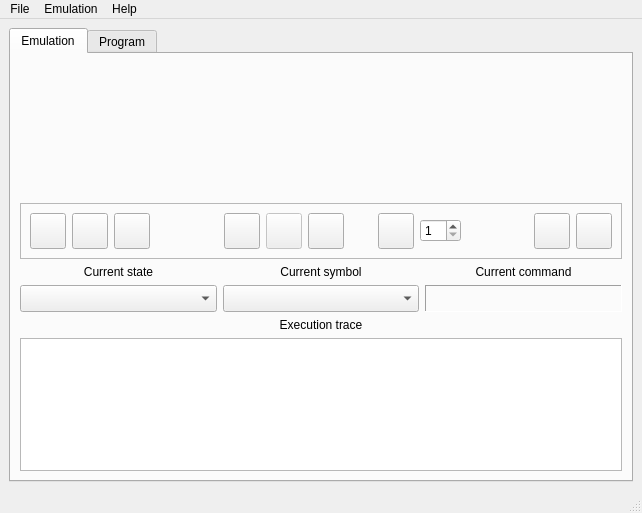
<?xml version="1.0" encoding="UTF-8"?>
<ui version="4.0">
 <class>CentralWindow</class>
 <widget class="QMainWindow" name="CentralWindow">
  <property name="geometry">
   <rect>
    <x>0</x>
    <y>0</y>
    <width>642</width>
    <height>513</height>
   </rect>
  </property>
  <property name="sizePolicy">
   <sizepolicy hsizetype="Preferred" vsizetype="Preferred">
    <horstretch>0</horstretch>
    <verstretch>0</verstretch>
   </sizepolicy>
  </property>
  <property name="windowTitle">
   <string>TuME</string>
  </property>
  <widget class="QWidget" name="centralwidget">
   <layout class="QVBoxLayout" name="verticalLayout">
    <item>
     <widget class="QTabWidget" name="_uiSections">
      <property name="currentIndex">
       <number>0</number>
      </property>
      <widget class="QWidget" name="_uiSctEmulation">
       <attribute name="title">
        <string>Emulation</string>
       </attribute>
       <layout class="QVBoxLayout" name="verticalLayout_8">
        <property name="sizeConstraint">
         <enum>QLayout::SetDefaultConstraint</enum>
        </property>
        <item>
         <widget class="TapeView" name="_uiTape" native="true">
          <property name="sizePolicy">
           <sizepolicy hsizetype="MinimumExpanding" vsizetype="MinimumExpanding">
            <horstretch>0</horstretch>
            <verstretch>1</verstretch>
           </sizepolicy>
          </property>
         </widget>
        </item>
        <item>
         <widget class="QFrame" name="frame">
          <property name="sizePolicy">
           <sizepolicy hsizetype="Preferred" vsizetype="Preferred">
            <horstretch>0</horstretch>
            <verstretch>0</verstretch>
           </sizepolicy>
          </property>
          <property name="frameShape">
           <enum>QFrame::StyledPanel</enum>
          </property>
          <property name="frameShadow">
           <enum>QFrame::Raised</enum>
          </property>
          <layout class="QHBoxLayout" name="horizontalLayout_6">
           <item>
            <widget class="QPushButton" name="_uiNavBeg">
             <property name="minimumSize">
              <size>
               <width>36</width>
               <height>36</height>
              </size>
             </property>
             <property name="maximumSize">
              <size>
               <width>36</width>
               <height>36</height>
              </size>
             </property>
             <property name="toolTip">
              <string>Navigate to left tape border</string>
             </property>
             <property name="text">
              <string/>
             </property>
             <property name="icon">
              <iconset resource="resources/rsrc.qrc">
               <normaloff>:/button/navbegin</normaloff>:/button/navbegin</iconset>
             </property>
             <property name="iconSize">
              <size>
               <width>16</width>
               <height>16</height>
              </size>
             </property>
            </widget>
           </item>
           <item>
            <widget class="QPushButton" name="_uiNavBack">
             <property name="minimumSize">
              <size>
               <width>36</width>
               <height>36</height>
              </size>
             </property>
             <property name="maximumSize">
              <size>
               <width>36</width>
               <height>36</height>
              </size>
             </property>
             <property name="toolTip">
              <string>Navigate tape left</string>
             </property>
             <property name="text">
              <string/>
             </property>
             <property name="icon">
              <iconset resource="resources/rsrc.qrc">
               <normaloff>:/button/navleft</normaloff>:/button/navleft</iconset>
             </property>
             <property name="iconSize">
              <size>
               <width>16</width>
               <height>16</height>
              </size>
             </property>
             <property name="flat">
              <bool>false</bool>
             </property>
            </widget>
           </item>
           <item>
            <widget class="QPushButton" name="_uiRewind">
             <property name="sizePolicy">
              <sizepolicy hsizetype="Minimum" vsizetype="Fixed">
               <horstretch>0</horstretch>
               <verstretch>0</verstretch>
              </sizepolicy>
             </property>
             <property name="minimumSize">
              <size>
               <width>0</width>
               <height>0</height>
              </size>
             </property>
             <property name="maximumSize">
              <size>
               <width>36</width>
               <height>36</height>
              </size>
             </property>
             <property name="toolTip">
              <string>Go to cursor</string>
             </property>
             <property name="text">
              <string/>
             </property>
             <property name="icon">
              <iconset resource="resources/rsrc.qrc">
               <normaloff>:/button/gotocur</normaloff>:/button/gotocur</iconset>
             </property>
            </widget>
           </item>
           <item>
            <spacer name="horizontalSpacer_4">
             <property name="orientation">
              <enum>Qt::Horizontal</enum>
             </property>
             <property name="sizeType">
              <enum>QSizePolicy::MinimumExpanding</enum>
             </property>
             <property name="sizeHint" stdset="0">
              <size>
               <width>40</width>
               <height>20</height>
              </size>
             </property>
            </spacer>
           </item>
           <item>
            <widget class="QPushButton" name="_uiStop">
             <property name="minimumSize">
              <size>
               <width>36</width>
               <height>36</height>
              </size>
             </property>
             <property name="maximumSize">
              <size>
               <width>36</width>
               <height>36</height>
              </size>
             </property>
             <property name="toolTip">
              <string>Stop / reset</string>
             </property>
             <property name="text">
              <string/>
             </property>
             <property name="icon">
              <iconset resource="resources/rsrc.qrc">
               <normaloff>:/button/stop</normaloff>:/button/stop</iconset>
             </property>
             <property name="iconSize">
              <size>
               <width>16</width>
               <height>16</height>
              </size>
             </property>
            </widget>
           </item>
           <item>
            <widget class="QPushButton" name="_uiPause">
             <property name="enabled">
              <bool>false</bool>
             </property>
             <property name="minimumSize">
              <size>
               <width>36</width>
               <height>36</height>
              </size>
             </property>
             <property name="maximumSize">
              <size>
               <width>36</width>
               <height>36</height>
              </size>
             </property>
             <property name="toolTip">
              <string>Pause</string>
             </property>
             <property name="text">
              <string/>
             </property>
             <property name="icon">
              <iconset resource="resources/rsrc.qrc">
               <normaloff>:/button/pause</normaloff>:/button/pause</iconset>
             </property>
             <property name="iconSize">
              <size>
               <width>16</width>
               <height>16</height>
              </size>
             </property>
            </widget>
           </item>
           <item>
            <widget class="QPushButton" name="_uiRun">
             <property name="sizePolicy">
              <sizepolicy hsizetype="Minimum" vsizetype="Fixed">
               <horstretch>0</horstretch>
               <verstretch>0</verstretch>
              </sizepolicy>
             </property>
             <property name="minimumSize">
              <size>
               <width>36</width>
               <height>36</height>
              </size>
             </property>
             <property name="maximumSize">
              <size>
               <width>36</width>
               <height>36</height>
              </size>
             </property>
             <property name="toolTip">
              <string>Run</string>
             </property>
             <property name="text">
              <string/>
             </property>
             <property name="icon">
              <iconset resource="resources/rsrc.qrc">
               <normaloff>:/button/play</normaloff>:/button/play</iconset>
             </property>
             <property name="iconSize">
              <size>
               <width>16</width>
               <height>16</height>
              </size>
             </property>
            </widget>
           </item>
           <item>
            <spacer name="horizontalSpacer_6">
             <property name="orientation">
              <enum>Qt::Horizontal</enum>
             </property>
             <property name="sizeType">
              <enum>QSizePolicy::Fixed</enum>
             </property>
             <property name="sizeHint" stdset="0">
              <size>
               <width>28</width>
               <height>20</height>
              </size>
             </property>
            </spacer>
           </item>
           <item>
            <widget class="QPushButton" name="_uiStepFwd">
             <property name="minimumSize">
              <size>
               <width>36</width>
               <height>36</height>
              </size>
             </property>
             <property name="maximumSize">
              <size>
               <width>36</width>
               <height>36</height>
              </size>
             </property>
             <property name="toolTip">
              <string>Step forward</string>
             </property>
             <property name="text">
              <string/>
             </property>
             <property name="icon">
              <iconset resource="resources/rsrc.qrc">
               <normaloff>:/button/step</normaloff>:/button/step</iconset>
             </property>
             <property name="iconSize">
              <size>
               <width>16</width>
               <height>16</height>
              </size>
             </property>
            </widget>
           </item>
           <item>
            <widget class="QSpinBox" name="_uiStepCount">
             <property name="toolTip">
              <string>Stride size for step</string>
             </property>
             <property name="suffix">
              <string/>
             </property>
             <property name="minimum">
              <number>1</number>
             </property>
             <property name="maximum">
              <number>10</number>
             </property>
            </widget>
           </item>
           <item>
            <spacer name="horizontalSpacer_5">
             <property name="orientation">
              <enum>Qt::Horizontal</enum>
             </property>
             <property name="sizeType">
              <enum>QSizePolicy::MinimumExpanding</enum>
             </property>
             <property name="sizeHint" stdset="0">
              <size>
               <width>40</width>
               <height>20</height>
              </size>
             </property>
            </spacer>
           </item>
           <item>
            <widget class="QPushButton" name="_uiNavFwd">
             <property name="minimumSize">
              <size>
               <width>36</width>
               <height>36</height>
              </size>
             </property>
             <property name="maximumSize">
              <size>
               <width>36</width>
               <height>36</height>
              </size>
             </property>
             <property name="toolTip">
              <string>Navigate tape right</string>
             </property>
             <property name="text">
              <string/>
             </property>
             <property name="icon">
              <iconset resource="resources/rsrc.qrc">
               <normaloff>:/button/navright</normaloff>:/button/navright</iconset>
             </property>
             <property name="iconSize">
              <size>
               <width>16</width>
               <height>16</height>
              </size>
             </property>
            </widget>
           </item>
           <item>
            <widget class="QPushButton" name="_uiNavEnd">
             <property name="minimumSize">
              <size>
               <width>36</width>
               <height>36</height>
              </size>
             </property>
             <property name="maximumSize">
              <size>
               <width>36</width>
               <height>36</height>
              </size>
             </property>
             <property name="toolTip">
              <string>Navigate to right tape border</string>
             </property>
             <property name="text">
              <string/>
             </property>
             <property name="icon">
              <iconset resource="resources/rsrc.qrc">
               <normaloff>:/button/navend</normaloff>:/button/navend</iconset>
             </property>
             <property name="iconSize">
              <size>
               <width>16</width>
               <height>16</height>
              </size>
             </property>
            </widget>
           </item>
          </layout>
         </widget>
        </item>
        <item>
         <layout class="QHBoxLayout" name="horizontalLayout_7">
          <property name="sizeConstraint">
           <enum>QLayout::SetDefaultConstraint</enum>
          </property>
          <item>
           <layout class="QVBoxLayout" name="verticalLayout_5">
            <property name="sizeConstraint">
             <enum>QLayout::SetDefaultConstraint</enum>
            </property>
            <item>
             <widget class="QLabel" name="label_3">
              <property name="sizePolicy">
               <sizepolicy hsizetype="Preferred" vsizetype="Preferred">
                <horstretch>0</horstretch>
                <verstretch>0</verstretch>
               </sizepolicy>
              </property>
              <property name="frameShape">
               <enum>QFrame::NoFrame</enum>
              </property>
              <property name="text">
               <string>Current state</string>
              </property>
              <property name="alignment">
               <set>Qt::AlignCenter</set>
              </property>
              <property name="buddy">
               <cstring>_uiCurState</cstring>
              </property>
             </widget>
            </item>
            <item>
             <widget class="QComboBox" name="_uiCurState">
              <property name="sizePolicy">
               <sizepolicy hsizetype="MinimumExpanding" vsizetype="Preferred">
                <horstretch>0</horstretch>
                <verstretch>0</verstretch>
               </sizepolicy>
              </property>
              <property name="minimumSize">
               <size>
                <width>0</width>
                <height>27</height>
               </size>
              </property>
             </widget>
            </item>
           </layout>
          </item>
          <item>
           <layout class="QVBoxLayout" name="verticalLayout_6">
            <item>
             <widget class="QLabel" name="label_5">
              <property name="sizePolicy">
               <sizepolicy hsizetype="Preferred" vsizetype="Preferred">
                <horstretch>0</horstretch>
                <verstretch>0</verstretch>
               </sizepolicy>
              </property>
              <property name="text">
               <string>Current symbol</string>
              </property>
              <property name="alignment">
               <set>Qt::AlignCenter</set>
              </property>
              <property name="buddy">
               <cstring>_uiCurSym</cstring>
              </property>
             </widget>
            </item>
            <item>
             <widget class="QComboBox" name="_uiCurSym">
              <property name="sizePolicy">
               <sizepolicy hsizetype="MinimumExpanding" vsizetype="Preferred">
                <horstretch>0</horstretch>
                <verstretch>0</verstretch>
               </sizepolicy>
              </property>
              <property name="minimumSize">
               <size>
                <width>0</width>
                <height>27</height>
               </size>
              </property>
             </widget>
            </item>
           </layout>
          </item>
          <item>
           <layout class="QVBoxLayout" name="verticalLayout_7">
            <item>
             <widget class="QLabel" name="label_7">
              <property name="sizePolicy">
               <sizepolicy hsizetype="Preferred" vsizetype="Preferred">
                <horstretch>0</horstretch>
                <verstretch>0</verstretch>
               </sizepolicy>
              </property>
              <property name="text">
               <string>Current command</string>
              </property>
              <property name="alignment">
               <set>Qt::AlignCenter</set>
              </property>
             </widget>
            </item>
            <item>
             <widget class="QLabel" name="_uiCurCmd">
              <property name="sizePolicy">
               <sizepolicy hsizetype="MinimumExpanding" vsizetype="Preferred">
                <horstretch>0</horstretch>
                <verstretch>0</verstretch>
               </sizepolicy>
              </property>
              <property name="minimumSize">
               <size>
                <width>0</width>
                <height>27</height>
               </size>
              </property>
              <property name="frameShape">
               <enum>QFrame::Panel</enum>
              </property>
              <property name="frameShadow">
               <enum>QFrame::Sunken</enum>
              </property>
              <property name="text">
               <string/>
              </property>
              <property name="alignment">
               <set>Qt::AlignCenter</set>
              </property>
             </widget>
            </item>
           </layout>
          </item>
         </layout>
        </item>
        <item>
         <widget class="QLabel" name="_uiTraceLabel">
          <property name="minimumSize">
           <size>
            <width>0</width>
            <height>0</height>
           </size>
          </property>
          <property name="frameShape">
           <enum>QFrame::NoFrame</enum>
          </property>
          <property name="frameShadow">
           <enum>QFrame::Plain</enum>
          </property>
          <property name="text">
           <string>Execution trace</string>
          </property>
          <property name="alignment">
           <set>Qt::AlignCenter</set>
          </property>
          <property name="margin">
           <number>3</number>
          </property>
          <property name="buddy">
           <cstring>_uiTrace</cstring>
          </property>
         </widget>
        </item>
        <item>
         <widget class="QTableView" name="_uiTrace">
          <property name="sizePolicy">
           <sizepolicy hsizetype="Expanding" vsizetype="Expanding">
            <horstretch>0</horstretch>
            <verstretch>1</verstretch>
           </sizepolicy>
          </property>
          <property name="alternatingRowColors">
           <bool>true</bool>
          </property>
          <property name="showGrid">
           <bool>true</bool>
          </property>
          <attribute name="horizontalHeaderStretchLastSection">
           <bool>true</bool>
          </attribute>
          <attribute name="verticalHeaderVisible">
           <bool>false</bool>
          </attribute>
         </widget>
        </item>
        <item>
         <spacer name="verticalSpacer_2">
          <property name="orientation">
           <enum>Qt::Vertical</enum>
          </property>
          <property name="sizeHint" stdset="0">
           <size>
            <width>0</width>
            <height>0</height>
           </size>
          </property>
         </spacer>
        </item>
       </layout>
      </widget>
      <widget class="QWidget" name="_uiSctProgram">
       <attribute name="title">
        <string>Program</string>
       </attribute>
       <layout class="QHBoxLayout" name="horizontalLayout">
        <item>
         <widget class="QToolBox" name="_uiPrgSections">
          <property name="currentIndex">
           <number>0</number>
          </property>
          <widget class="QWidget" name="pgSets">
           <property name="geometry">
            <rect>
             <x>0</x>
             <y>0</y>
             <width>608</width>
             <height>323</height>
            </rect>
           </property>
           <attribute name="label">
            <string>Sets</string>
           </attribute>
           <layout class="QHBoxLayout" name="horizontalLayout_5">
            <item>
             <layout class="QVBoxLayout" name="verticalLayout_4">
              <item>
               <widget class="QLabel" name="label">
                <property name="text">
                 <string>States</string>
                </property>
                <property name="alignment">
                 <set>Qt::AlignCenter</set>
                </property>
               </widget>
              </item>
              <item>
               <widget class="QListView" name="_uiSetStates"/>
              </item>
              <item>
               <layout class="QHBoxLayout" name="horizontalLayout_3">
                <property name="sizeConstraint">
                 <enum>QLayout::SetDefaultConstraint</enum>
                </property>
                <item>
                 <widget class="QPushButton" name="_uiStateRem">
                  <property name="sizePolicy">
                   <sizepolicy hsizetype="Minimum" vsizetype="Fixed">
                    <horstretch>0</horstretch>
                    <verstretch>0</verstretch>
                   </sizepolicy>
                  </property>
                  <property name="maximumSize">
                   <size>
                    <width>900</width>
                    <height>900</height>
                   </size>
                  </property>
                  <property name="baseSize">
                   <size>
                    <width>0</width>
                    <height>0</height>
                   </size>
                  </property>
                  <property name="toolTip">
                   <string>Remove last state</string>
                  </property>
                  <property name="text">
                   <string/>
                  </property>
                  <property name="icon">
                   <iconset resource="resources/rsrc.qrc">
                    <normaloff>:/button/remove</normaloff>:/button/remove</iconset>
                  </property>
                 </widget>
                </item>
                <item>
                 <widget class="QLineEdit" name="_uiStateText"/>
                </item>
                <item>
                 <widget class="QPushButton" name="_uiStateSet">
                  <property name="toolTip">
                   <string>Rename selected state</string>
                  </property>
                  <property name="text">
                   <string/>
                  </property>
                  <property name="icon">
                   <iconset resource="resources/rsrc.qrc">
                    <normaloff>:/button/apply</normaloff>:/button/apply</iconset>
                  </property>
                 </widget>
                </item>
                <item>
                 <widget class="QPushButton" name="_uiStateAdd">
                  <property name="toolTip">
                   <string>Add new state</string>
                  </property>
                  <property name="text">
                   <string/>
                  </property>
                  <property name="icon">
                   <iconset resource="resources/rsrc.qrc">
                    <normaloff>:/button/add</normaloff>:/button/add</iconset>
                  </property>
                 </widget>
                </item>
               </layout>
              </item>
             </layout>
            </item>
            <item>
             <layout class="QVBoxLayout" name="verticalLayout_3">
              <item>
               <widget class="QLabel" name="label_2">
                <property name="text">
                 <string>External alphabet</string>
                </property>
                <property name="alignment">
                 <set>Qt::AlignCenter</set>
                </property>
               </widget>
              </item>
              <item>
               <widget class="QListView" name="_uiSetSymbols"/>
              </item>
              <item>
               <layout class="QHBoxLayout" name="horizontalLayout_4">
                <item>
                 <widget class="QPushButton" name="_uiAbcRem">
                  <property name="toolTip">
                   <string>Remove last symbol</string>
                  </property>
                  <property name="text">
                   <string/>
                  </property>
                  <property name="icon">
                   <iconset resource="resources/rsrc.qrc">
                    <normaloff>:/button/remove</normaloff>:/button/remove</iconset>
                  </property>
                 </widget>
                </item>
                <item>
                 <widget class="QLineEdit" name="_uiAbcText"/>
                </item>
                <item>
                 <widget class="QPushButton" name="_uiAbcSet">
                  <property name="toolTip">
                   <string>Rename selected symbol</string>
                  </property>
                  <property name="text">
                   <string/>
                  </property>
                  <property name="icon">
                   <iconset resource="resources/rsrc.qrc">
                    <normaloff>:/button/apply</normaloff>:/button/apply</iconset>
                  </property>
                 </widget>
                </item>
                <item>
                 <widget class="QPushButton" name="_uiAbcAdd">
                  <property name="toolTip">
                   <string>Add new symbol</string>
                  </property>
                  <property name="text">
                   <string/>
                  </property>
                  <property name="icon">
                   <iconset resource="resources/rsrc.qrc">
                    <normaloff>:/button/add</normaloff>:/button/add</iconset>
                  </property>
                 </widget>
                </item>
               </layout>
              </item>
             </layout>
            </item>
           </layout>
          </widget>
          <widget class="QWidget" name="pgCmds">
           <property name="geometry">
            <rect>
             <x>0</x>
             <y>0</y>
             <width>234</width>
             <height>106</height>
            </rect>
           </property>
           <attribute name="label">
            <string>Commands</string>
           </attribute>
           <layout class="QVBoxLayout" name="verticalLayout_2">
            <item>
             <widget class="QTableView" name="_uiProgram">
              <property name="selectionMode">
               <enum>QAbstractItemView::SingleSelection</enum>
              </property>
              <attribute name="horizontalHeaderCascadingSectionResizes">
               <bool>true</bool>
              </attribute>
              <attribute name="horizontalHeaderStretchLastSection">
               <bool>true</bool>
              </attribute>
              <attribute name="verticalHeaderVisible">
               <bool>false</bool>
              </attribute>
              <attribute name="verticalHeaderStretchLastSection">
               <bool>false</bool>
              </attribute>
             </widget>
            </item>
            <item>
             <layout class="QHBoxLayout" name="horizontalLayout_2">
              <item>
               <widget class="QPushButton" name="_uiCmdAdd">
                <property name="toolTip">
                 <string>Add production</string>
                </property>
                <property name="text">
                 <string/>
                </property>
                <property name="icon">
                 <iconset resource="resources/rsrc.qrc">
                  <normaloff>:/button/add</normaloff>:/button/add</iconset>
                </property>
               </widget>
              </item>
              <item>
               <widget class="QPushButton" name="_uiCmdRem">
                <property name="toolTip">
                 <string>Remove production</string>
                </property>
                <property name="text">
                 <string/>
                </property>
                <property name="icon">
                 <iconset resource="resources/rsrc.qrc">
                  <normaloff>:/button/remove</normaloff>:/button/remove</iconset>
                </property>
               </widget>
              </item>
              <item>
               <spacer name="horizontalSpacer">
                <property name="orientation">
                 <enum>Qt::Horizontal</enum>
                </property>
                <property name="sizeHint" stdset="0">
                 <size>
                  <width>40</width>
                  <height>20</height>
                 </size>
                </property>
               </spacer>
              </item>
              <item>
               <widget class="QPushButton" name="_uiCmdApply">
                <property name="toolTip">
                 <string>Apply changes</string>
                </property>
                <property name="text">
                 <string/>
                </property>
                <property name="icon">
                 <iconset resource="resources/rsrc.qrc">
                  <normaloff>:/button/apply</normaloff>:/button/apply</iconset>
                </property>
               </widget>
              </item>
              <item>
               <widget class="QPushButton" name="_uiCmdClear">
                <property name="toolTip">
                 <string>Revert changes</string>
                </property>
                <property name="text">
                 <string/>
                </property>
                <property name="icon">
                 <iconset resource="resources/rsrc.qrc">
                  <normaloff>:/button/clear</normaloff>:/button/clear</iconset>
                </property>
               </widget>
              </item>
             </layout>
            </item>
           </layout>
          </widget>
          <widget class="QWidget" name="pgTape">
           <property name="geometry">
            <rect>
             <x>0</x>
             <y>0</y>
             <width>510</width>
             <height>202</height>
            </rect>
           </property>
           <attribute name="label">
            <string>Tape</string>
           </attribute>
           <layout class="QHBoxLayout" name="horizontalLayout_10">
            <item>
             <widget class="QListView" name="_uiTapeList">
              <property name="sizePolicy">
               <sizepolicy hsizetype="MinimumExpanding" vsizetype="Minimum">
                <horstretch>1</horstretch>
                <verstretch>0</verstretch>
               </sizepolicy>
              </property>
              <property name="flow">
               <enum>QListView::TopToBottom</enum>
              </property>
              <property name="viewMode">
               <enum>QListView::ListMode</enum>
              </property>
             </widget>
            </item>
            <item>
             <layout class="QVBoxLayout" name="verticalLayout_9">
              <item>
               <layout class="QHBoxLayout" name="horizontalLayout_8">
                <item>
                 <widget class="QPushButton" name="_uiTSymRem">
                  <property name="toolTip">
                   <string>Remove symbol</string>
                  </property>
                  <property name="text">
                   <string/>
                  </property>
                  <property name="icon">
                   <iconset resource="resources/rsrc.qrc">
                    <normaloff>:/button/remove</normaloff>:/button/remove</iconset>
                  </property>
                 </widget>
                </item>
                <item>
                 <widget class="QComboBox" name="_uiTSymSel"/>
                </item>
                <item>
                 <widget class="QPushButton" name="_uiTSymSet">
                  <property name="toolTip">
                   <string>Set symbol</string>
                  </property>
                  <property name="text">
                   <string/>
                  </property>
                  <property name="icon">
                   <iconset resource="resources/rsrc.qrc">
                    <normaloff>:/button/apply</normaloff>:/button/apply</iconset>
                  </property>
                 </widget>
                </item>
                <item>
                 <widget class="QPushButton" name="_uiTSymAdd">
                  <property name="toolTip">
                   <string>Add symbol</string>
                  </property>
                  <property name="text">
                   <string/>
                  </property>
                  <property name="icon">
                   <iconset resource="resources/rsrc.qrc">
                    <normaloff>:/button/add</normaloff>:/button/add</iconset>
                  </property>
                 </widget>
                </item>
               </layout>
              </item>
              <item>
               <layout class="QHBoxLayout" name="horizontalLayout_9">
                <item>
                 <widget class="QPushButton" name="_uiUseOffset">
                  <property name="toolTip">
                   <string>Use list selection as offset</string>
                  </property>
                  <property name="text">
                   <string/>
                  </property>
                  <property name="icon">
                   <iconset resource="resources/rsrc.qrc">
                    <normaloff>:/button/navrightm</normaloff>:/button/navrightm</iconset>
                  </property>
                 </widget>
                </item>
                <item>
                 <widget class="QLabel" name="label_6">
                  <property name="text">
                   <string>Cursor offset</string>
                  </property>
                  <property name="alignment">
                   <set>Qt::AlignRight|Qt::AlignTrailing|Qt::AlignVCenter</set>
                  </property>
                 </widget>
                </item>
                <item>
                 <widget class="QSpinBox" name="_uiCurOffset">
                  <property name="sizePolicy">
                   <sizepolicy hsizetype="MinimumExpanding" vsizetype="Fixed">
                    <horstretch>0</horstretch>
                    <verstretch>0</verstretch>
                   </sizepolicy>
                  </property>
                 </widget>
                </item>
               </layout>
              </item>
              <item>
               <spacer name="verticalSpacer">
                <property name="orientation">
                 <enum>Qt::Vertical</enum>
                </property>
                <property name="sizeType">
                 <enum>QSizePolicy::MinimumExpanding</enum>
                </property>
                <property name="sizeHint" stdset="0">
                 <size>
                  <width>20</width>
                  <height>126</height>
                 </size>
                </property>
               </spacer>
              </item>
             </layout>
            </item>
           </layout>
          </widget>
         </widget>
        </item>
       </layout>
      </widget>
     </widget>
    </item>
   </layout>
  </widget>
  <widget class="QMenuBar" name="menubar">
   <property name="geometry">
    <rect>
     <x>0</x>
     <y>0</y>
     <width>642</width>
     <height>23</height>
    </rect>
   </property>
   <widget class="QMenu" name="menuFile">
    <property name="title">
     <string>File</string>
    </property>
    <addaction name="_actNew"/>
    <addaction name="separator"/>
    <addaction name="_actOpen"/>
    <addaction name="_actSave"/>
    <addaction name="_actSave_as"/>
    <addaction name="separator"/>
    <addaction name="_actExit"/>
   </widget>
   <widget class="QMenu" name="menuHelp">
    <property name="title">
     <string>Help</string>
    </property>
    <addaction name="_actAbout"/>
    <addaction name="_actAbout_Qt"/>
   </widget>
   <widget class="QMenu" name="menuEmulation">
    <property name="title">
     <string>Emulation</string>
    </property>
    <addaction name="_actReset"/>
    <addaction name="separator"/>
    <addaction name="_actStart"/>
    <addaction name="_actPause"/>
    <addaction name="_actStepFwd"/>
    <addaction name="separator"/>
    <addaction name="_actDisLog"/>
   </widget>
   <addaction name="menuFile"/>
   <addaction name="menuEmulation"/>
   <addaction name="menuHelp"/>
  </widget>
  <widget class="QStatusBar" name="statusbar"/>
  <action name="_actNew">
   <property name="icon">
    <iconset resource="resources/rsrc.qrc">
     <normaloff>:/action/new</normaloff>:/action/new</iconset>
   </property>
   <property name="text">
    <string>New</string>
   </property>
  </action>
  <action name="_actOpen">
   <property name="icon">
    <iconset resource="resources/rsrc.qrc">
     <normaloff>:/action/open</normaloff>:/action/open</iconset>
   </property>
   <property name="text">
    <string>Open</string>
   </property>
  </action>
  <action name="_actSave">
   <property name="icon">
    <iconset resource="resources/rsrc.qrc">
     <normaloff>:/action/save</normaloff>:/action/save</iconset>
   </property>
   <property name="text">
    <string>Save</string>
   </property>
  </action>
  <action name="_actSave_as">
   <property name="text">
    <string>Save as</string>
   </property>
  </action>
  <action name="_actExit">
   <property name="icon">
    <iconset resource="resources/rsrc.qrc">
     <normaloff>:/action/exit</normaloff>:/action/exit</iconset>
   </property>
   <property name="text">
    <string>E&amp;xit</string>
   </property>
  </action>
  <action name="_actAbout">
   <property name="checkable">
    <bool>false</bool>
   </property>
   <property name="icon">
    <iconset resource="resources/rsrc.qrc">
     <normaloff>:/action/help</normaloff>:/action/help</iconset>
   </property>
   <property name="text">
    <string>About</string>
   </property>
  </action>
  <action name="actStart">
   <property name="text">
    <string>Reset</string>
   </property>
  </action>
  <action name="actPause">
   <property name="text">
    <string>Start</string>
   </property>
  </action>
  <action name="actPause_2">
   <property name="text">
    <string>Pause</string>
   </property>
  </action>
  <action name="actionStep_forward">
   <property name="text">
    <string>Step forward</string>
   </property>
  </action>
  <action name="_actReset">
   <property name="checkable">
    <bool>false</bool>
   </property>
   <property name="icon">
    <iconset resource="resources/rsrc.qrc">
     <normaloff>:/button/stop</normaloff>:/button/stop</iconset>
   </property>
   <property name="text">
    <string>Reset</string>
   </property>
  </action>
  <action name="_actStart">
   <property name="icon">
    <iconset resource="resources/rsrc.qrc">
     <normaloff>:/button/play</normaloff>:/button/play</iconset>
   </property>
   <property name="text">
    <string>Start</string>
   </property>
  </action>
  <action name="_actPause">
   <property name="enabled">
    <bool>false</bool>
   </property>
   <property name="icon">
    <iconset resource="resources/rsrc.qrc">
     <normaloff>:/button/pause</normaloff>:/button/pause</iconset>
   </property>
   <property name="text">
    <string>Pause</string>
   </property>
  </action>
  <action name="_actStepFwd">
   <property name="icon">
    <iconset resource="resources/rsrc.qrc">
     <normaloff>:/button/step</normaloff>:/button/step</iconset>
   </property>
   <property name="text">
    <string>Step forward</string>
   </property>
  </action>
  <action name="_actAbout_Qt">
   <property name="text">
    <string>About Qt</string>
   </property>
  </action>
  <action name="_actDisLog">
   <property name="checkable">
    <bool>true</bool>
   </property>
   <property name="icon">
    <iconset resource="resources/rsrc.qrc">
     <normaloff>:/button/log</normaloff>:/button/log</iconset>
   </property>
   <property name="text">
    <string>Disable log</string>
   </property>
  </action>
 </widget>
 <customwidgets>
  <customwidget>
   <class>TapeView</class>
   <extends>QWidget</extends>
   <header>tapeview.h</header>
   <container>1</container>
  </customwidget>
 </customwidgets>
 <resources>
  <include location="resources/rsrc.qrc"/>
 </resources>
 <connections>
  <connection>
   <sender>_actExit</sender>
   <signal>triggered()</signal>
   <receiver>CentralWindow</receiver>
   <slot>close()</slot>
   <hints>
    <hint type="sourcelabel">
     <x>-1</x>
     <y>-1</y>
    </hint>
    <hint type="destinationlabel">
     <x>322</x>
     <y>294</y>
    </hint>
   </hints>
  </connection>
  <connection>
   <sender>_actAbout</sender>
   <signal>triggered()</signal>
   <receiver>CentralWindow</receiver>
   <slot>about()</slot>
   <hints>
    <hint type="sourcelabel">
     <x>-1</x>
     <y>-1</y>
    </hint>
    <hint type="destinationlabel">
     <x>322</x>
     <y>294</y>
    </hint>
   </hints>
  </connection>
  <connection>
   <sender>_uiRun</sender>
   <signal>clicked()</signal>
   <receiver>_actStart</receiver>
   <slot>trigger()</slot>
   <hints>
    <hint type="sourcelabel">
     <x>75</x>
     <y>105</y>
    </hint>
    <hint type="destinationlabel">
     <x>-1</x>
     <y>-1</y>
    </hint>
   </hints>
  </connection>
  <connection>
   <sender>_uiPause</sender>
   <signal>clicked()</signal>
   <receiver>_actPause</receiver>
   <slot>trigger()</slot>
   <hints>
    <hint type="sourcelabel">
     <x>82</x>
     <y>105</y>
    </hint>
    <hint type="destinationlabel">
     <x>-1</x>
     <y>-1</y>
    </hint>
   </hints>
  </connection>
  <connection>
   <sender>_uiStop</sender>
   <signal>clicked()</signal>
   <receiver>_actReset</receiver>
   <slot>trigger()</slot>
   <hints>
    <hint type="sourcelabel">
     <x>80</x>
     <y>107</y>
    </hint>
    <hint type="destinationlabel">
     <x>-1</x>
     <y>-1</y>
    </hint>
   </hints>
  </connection>
  <connection>
   <sender>_uiStepFwd</sender>
   <signal>clicked()</signal>
   <receiver>_actStepFwd</receiver>
   <slot>trigger()</slot>
   <hints>
    <hint type="sourcelabel">
     <x>102</x>
     <y>105</y>
    </hint>
    <hint type="destinationlabel">
     <x>-1</x>
     <y>-1</y>
    </hint>
   </hints>
  </connection>
 </connections>
 <slots>
  <slot>aboutQt()</slot>
 </slots>
</ui>
